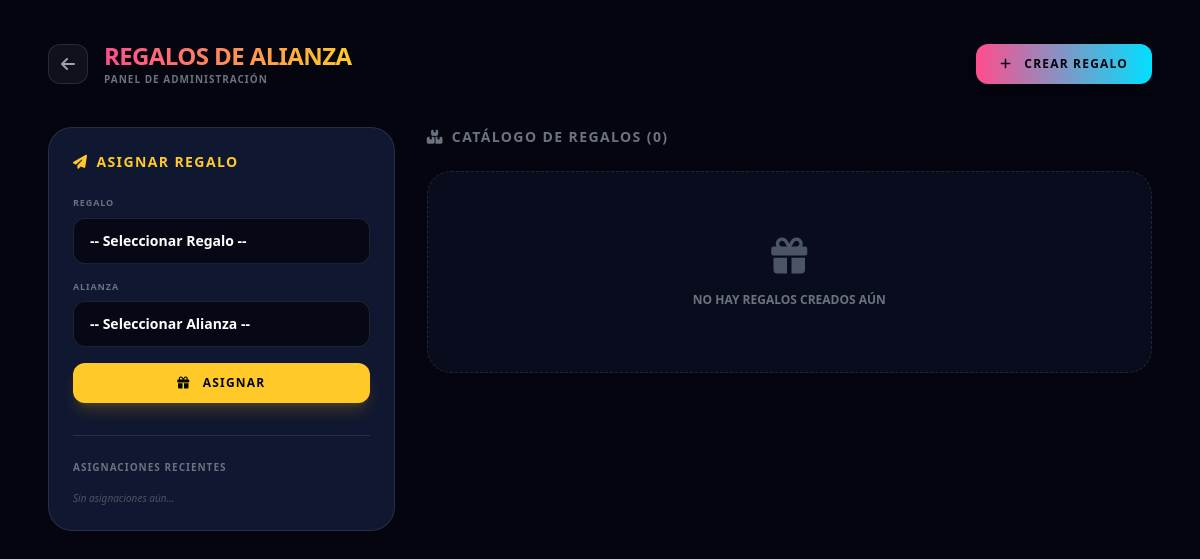
/dashboard/gifts/ (signed in), run on an earlier commit of the app's database.
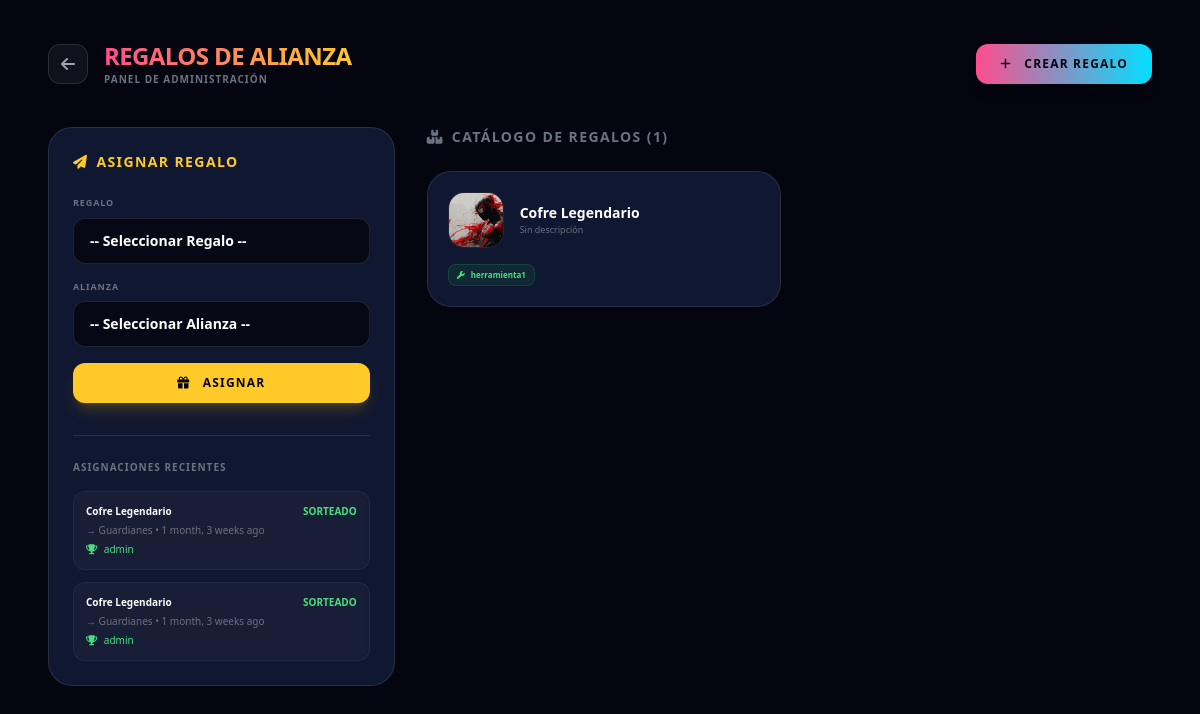
And on a later commit of the database.
### game/models_gifts.py (models this page shows, shortened)
class AllianceGiftAssignment(models.Model):
    gift = models.ForeignKey(AllianceGift, on_delete=models.CASCADE, related_name="assignments")
    alliance = models.ForeignKey('game.Alliance', on_delete=models.CASCADE, related_name="gift_assignments")
    is_raffled = models.BooleanField(default=False)
    assigned_at = models.DateTimeField(auto_now_add=True)

class AllianceGift(models.Model):
    name = models.CharField(max_length=150)
    image = models.ImageField(upload_to="alliance_gifts/", null=True, blank=True)
    description = models.TextField(max_length=500, blank=True)
    gold_amount = models.PositiveIntegerField(default=0, help_text="Cosmos Gold a entregar")
    mineral = models.ForeignKey(
        'game.Mineral', on_delete=models.SET_NULL, null=True, blank=True,
        help_text="Mineral a entregar"
    )
    mineral_quantity = models.PositiveIntegerField(default=0, help_text="Cantidad del mineral")
    miner_type = models.ForeignKey(
        'game.MinerType', on_delete=models.SET_NULL, null=True, blank=True,
        help_text="Tipo de minero a entregar"
    )
    tool_type = models.ForeignKey(
        'game.ToolType', on_delete=models.SET_NULL, null=True, blank=True,
        help_text="Tipo de herramienta a entregar"
    )
    transport_type = models.ForeignKey(
        'game.TransportType', on_delete=models.SET_NULL, null=True, blank=True,
        help_text="Tipo de transporte a entregar"
    )
    created_at = models.DateTimeField(auto_now_add=True)

class AllianceGiftWinner(models.Model):
    assignment = models.OneToOneField(AllianceGiftAssignment, on_delete=models.CASCADE, related_name="winner_record")
    winner = models.ForeignKey(settings.AUTH_USER_MODEL, on_delete=models.CASCADE, related_name="gift_wins")
    won_at = models.DateTimeField(auto_now_add=True)
    is_claimed = models.BooleanField(default=False)

### game/models_alliances.py (models this page shows, shortened)
class Alliance(models.Model):
    name = models.CharField(max_length=100, unique=True)
    description = models.TextField(max_length=500, blank=True)
    image = models.ImageField(upload_to="alliances/", null=True, blank=True)
    leader = models.ForeignKey(User, on_delete=models.CASCADE, related_name="led_alliance")
    right_hand = models.ForeignKey(User, on_delete=models.SET_NULL, null=True, blank=True, related_name="secondary_led_alliance")
    captain = models.ForeignKey(User, on_delete=models.SET_NULL, null=True, blank=True, related_name="captain_of_alliance")
    max_members = models.PositiveIntegerField(default=10)
    created_at = models.DateTimeField(auto_now_add=True)
    updated_at = models.DateTimeField(auto_now=True)

### game/models.py (models this page shows, shortened)
class ToolType(models.Model):
    name = models.CharField(max_length=100)
    image = models.ImageField(
        upload_to="tools/",
        null=True,
        blank=True
    )
    rarity = models.CharField(
        max_length=20,
        choices=ToolRarity.choices
    )
    bonus_pct = models.DecimalField(
        max_digits=5,
        decimal_places=2,
        default=Decimal("100.00"),
        help_text="Bonus de producción en %. Ej: 100=x1, 200=x2 (duplica rango mineral)"
    )
    is_active = models.BooleanField(default=True)
    is_free = models.BooleanField(default=False)
    created_at = models.DateTimeField(auto_now_add=True)

### game/views_gifts.py (the view)
# urls.py: path("dashboard/gifts/", gifts_admin, name="gifts_admin"),
@login_required
def gifts_admin(request):
    if not request.user.is_staff:
        return redirect('home')
    gifts = AllianceGift.objects.all().order_by('-created_at')
    alliances = Alliance.objects.all().order_by('name')
    minerals = Mineral.objects.all()
    miner_types = MinerType.objects.filter(is_active=True)
    tool_types = ToolType.objects.filter(is_active=True)
    transport_types = TransportType.objects.filter(is_active=True)
    assignments = AllianceGiftAssignment.objects.select_related(
        'gift', 'alliance', 'winner_record__winner'
    ).order_by('-assigned_at')[:30]
    return render(request, 'game/gifts_admin.html', {
        'gifts': gifts,
        'alliances': alliances,
        'minerals': minerals,
        'miner_types': miner_types,
        'tool_types': tool_types,
        'transport_types': transport_types,
        'assignments': assignments,
    })

### game/templates/game/gifts_admin.html (shortened to what the changed rows need)
<!DOCTYPE html>
<html lang="es">
<head>
    <script src="https://cdn.tailwindcss.com"></script>
    <link rel="stylesheet" href="https://cdnjs.cloudflare.com/ajax/libs/font-awesome/6.4.0/css/all.min.css" />
    <link rel="stylesheet" href="https://cdnjs.cloudflare.com/ajax/libs/animate.css/4.1.1/animate.min.css"/>
</head>
<body class="min-h-screen bg-space text-white">
    <div class="max-w-6xl mx-auto px-6 py-10">
        <div class="flex items-center justify-between mb-10">
            <div class="flex items-center gap-4">
                <div>
                    <h1 class="text-2xl font-black uppercase tracking-tight bg-gradient-to-r from-pink to-gold bg-clip-text text-transparent">Regalos de Alianza</h1>
                </div>
            </div>
        </div>
        <div class="grid lg:grid-cols-3 gap-8 mb-12">
            <div class="lg:col-span-1">
                <div class="bg-card border border-white/10 rounded-3xl p-6 backdrop-blur-xl">
                    <div class="mt-8 border-t border-white/10 pt-6">
                        <div class="space-y-3 max-h-64 overflow-y-auto">
                            {% for a in assignments %}
                            <div class="p-3 rounded-xl bg-white/[0.03] border border-white/5 text-[10px]">
                                <div class="flex justify-between items-center">
                                    <span class="font-black text-white">{{ a.gift.name }}</span>
                                    <span class="{% if a.is_raffled %}text-green-400{% else %}text-yellow-400{% endif %} font-bold">
                                        {% if a.is_raffled %}SORTEADO{% else %}DISPONIBLE{% endif %}
                                    </span>
                                </div>
                                <p class="text-gray-500 mt-1">→ {{ a.alliance.name }} • {{ a.assigned_at|timesince }} ago</p>
                                {% if a.is_raffled and a.winner_record %}
                                <p class="text-green-400 mt-1"><i class="fas fa-trophy mr-1"></i> {{ a.winner_record.winner.username }}</p>
                                {% endif %}
                            </div>
                            {% empty %}
                            <p class="text-gray-600 text-[10px] italic">Sin asignaciones aún...</p>
                            {% endfor %}
                        </div>
                    </div>
                </div>
            </div>
            <div class="lg:col-span-2">
                <h3 class="text-sm font-black uppercase tracking-widest text-gray-500 mb-6 flex items-center gap-2">
                    <i class="fas fa-boxes-stacked"></i> Catálogo de Regalos ({{ gifts|length }})
                </h3>
                <div class="grid sm:grid-cols-2 gap-4">
                    {% for g in gifts %}
                    <div class="bg-card border border-white/10 rounded-3xl p-5 backdrop-blur-xl hover:border-pink/30 transition-all group relative">
                        <div class="flex items-center gap-4 mb-4">
                            <div class="w-14 h-14 rounded-2xl bg-space/60 border border-white/10 flex items-center justify-center overflow-hidden shrink-0">
                                {% if g.image %}
                                <img src="{{ g.image.url }}" class="w-full h-full object-cover">
                                {% else %}
                                <i class="fas fa-gift text-pink text-2xl"></i>
                                {% endif %}
                            </div>
                            <div class="overflow-hidden">
                                <h4 class="font-black text-white text-sm truncate">{{ g.name }}</h4>
                                <p class="text-[9px] text-gray-500 truncate">{{ g.description|default:'Sin descripción' }}</p>
                            </div>
                        </div>
                        <div class="flex flex-wrap gap-2">
                            {% if g.tool_type %}
                            <span class="text-[8px] font-black px-2 py-1 rounded-lg bg-green-500/10 text-green-400 border border-green-500/20">
                                <i class="fas fa-wrench mr-1"></i> {{ g.tool_type.name }}
                            </span>
                            {% endif %}
                        </div>
                    </div>
                    {% empty %}
                    <div class="sm:col-span-2 text-center py-16 bg-card/30 border border-dashed border-white/10 rounded-3xl">
                        <i class="fas fa-gift text-4xl text-gray-600 mb-4"></i>
                        <p class="text-gray-500 text-xs font-bold uppercase">No hay regalos creados aún</p>
                    </div>
                    {% endfor %}
                </div>
            </div>
        </div>
    </div>
</body>
</html>

What changed in the data, as far as the page shows it:
added AllianceGiftAssignment: gift.name "Cofre Legendario", is_raffled "SORTEADO", alliance.name "Guardianes", assigned_at "1 month, 3 weeks", winner_record.winner.username "admin"
added AllianceGiftAssignment: gift.name "Cofre Legendario", is_raffled "SORTEADO", alliance.name "Guardianes", assigned_at "1 month, 3 weeks", winner_record.winner.username "admin"
added AllianceGift: image (picture), name "Cofre Legendario", description "Sin descripción", tool_type.name "herramienta1"
Also different on the page:
{{ gifts|length }}: "0" → "1"
text no longer shown: "Sin asignaciones aún... NO HAY REGALOS CREADOS AÚN"
